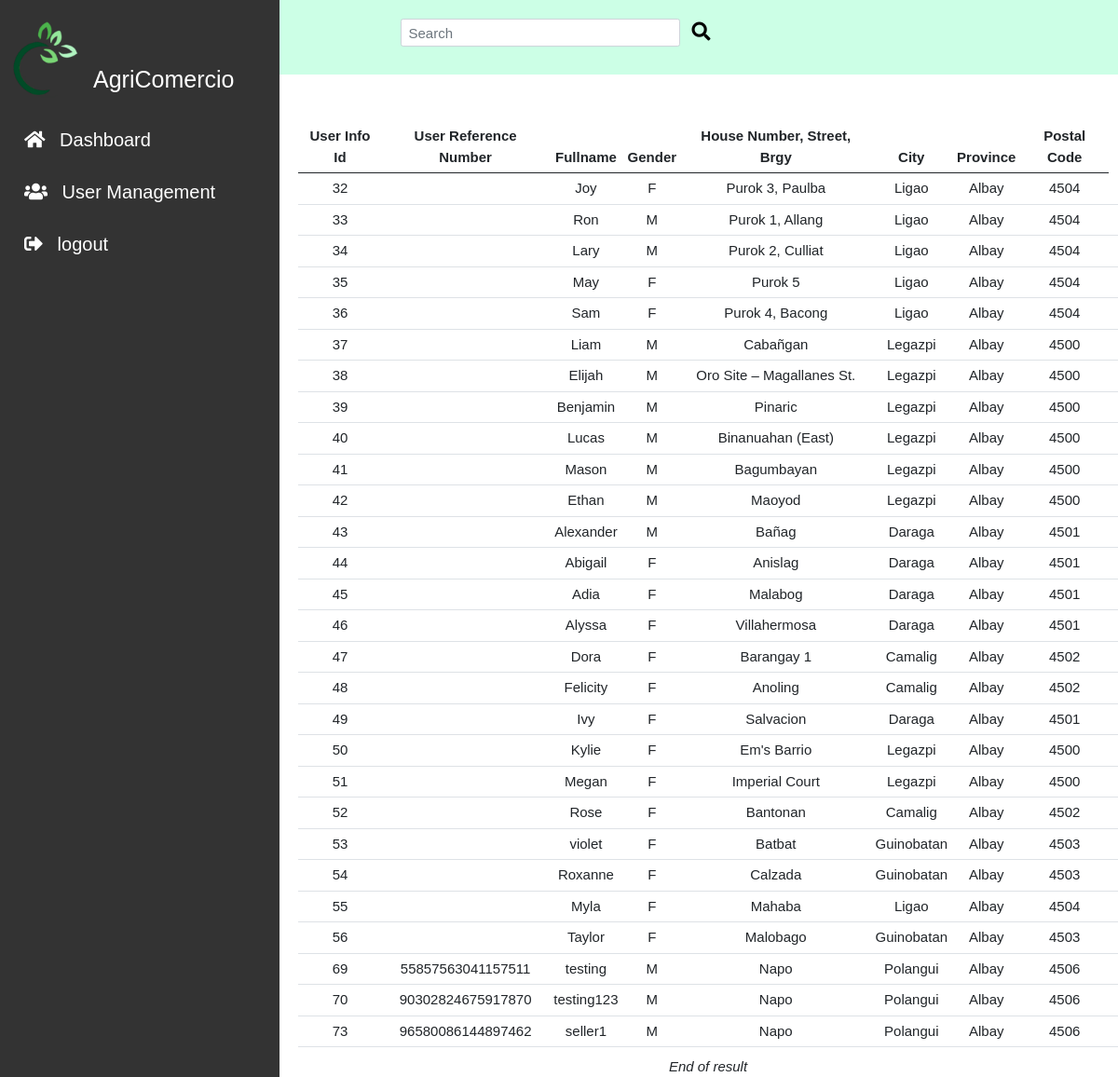
/admin/seller.php, run on the app's committed database.
### tables this page shows
CREATE TABLE `user_info` (
  `user_info_id` int(11) NOT NULL,
  `user_fullname` varchar(128) NOT NULL,
  `user_id` int(11) NOT NULL,
  `user_ref_num` varchar(64) NOT NULL,
  `gender` varchar(20) NOT NULL,
  `contact_details` int(20) NOT NULL,
  `house_no_street_brgy` varchar(128) NOT NULL,
  `city` varchar(128) NOT NULL,
  `province` varchar(128) NOT NULL,
  `postal_code` int(11) NOT NULL,
  `user_type` varchar(55) NOT NULL
);

### admin/seller.php (the view, shortened to what this page needs)
<!DOCTYPE html>
<?php
include_once ('../includes/db_conn.php');
$searchkey="";
?>
<!DOCTYPE html>
<html lang="en">
<head>
    <link rel="stylesheet" href="../css/bootstrap.min.css">
    <link rel="stylesheet" href="../css/style.css">
    <link rel="stylesheet" href="../css/fontawesome.css">
    <link rel="stylesheet" href="https://cdnjs.cloudflare.com/ajax/libs/font-awesome/5.15.2/css/all.min.css">
</head>
<body>
<header id="header">
<section id= "search">
        <div class = "container-fluid">
            <form action="seller.php" method="GET" class="d-flex">
                <input id="searchbar" name="searchkey" class="form-control me-2" type="search" placeholder="Search" aria-label="Search">
                <button class="btn btn-light" type="submit"><i class="fas fa-search"></i></button>
            </form>
        </div>
    </section>
</header>
<body>
<div class="sidenav">
  <div class="sidenav-title">
    <div class="sidenav_image">
      <img src="../img/logo1.png" alt=""width = "90px ">
      <h1>AgriComercio</h1>
    </div>
  </div>
  <a href="index.php"><i class="fas fa-home"></i> Dashboard</a>
  <a href="user.php"><i class="fas fa-users"></i> User Management</a>
  <a href="../logout.php"><i class="fas fa-sign-out-alt"></i> logout </a>
</div>
<main>
        <div class="main__container">
          <div class="container_fluid">
          <div class="row" id="contentPanel">
              <div class="col-12">
              <?php
              if($searchkey == ""){
              $sql =" SELECT
              `user_info_id`,
              `user_ref_num`,
              `user_fullname`,
              `user_ref_num`,
              `gender`,
              `contact_details`,
              `house_no_street_brgy`,
              `city`,
                `province`,
                `postal_code`,
                `user_type`
              FROM `user_info`
              WHERE user_type = 'Seller';";
              $stmt=mysqli_stmt_init($conn);
              if (!mysqli_stmt_prepare($stmt, $sql)){
              echo "Statement Failed.";
              exit();
              }
            }
              mysqli_stmt_execute($stmt);
              $resultData = mysqli_stmt_get_result($stmt);
              $arr=array();
              while($row = mysqli_fetch_assoc($resultData)){
              array_push($arr,$row);
              }
              if(!empty($arr)){
                  echo "<table class='table'>";
                  echo "<thead>";
                  echo "<th> User Info Id </th>";
                  echo "<th> User Reference Number </th>";
                  echo "<th> Fullname</th>";
                  echo "<th> Gender </th>";
                  echo "<th> House Number, Street, Brgy </th>";
                  echo "<th> City </th>";
                  echo "<th> Province </th>";
                  echo "<th> Postal Code </th>";
                  echo "</thead>";
                  foreach($arr as $key => $val){
                  echo "<tr>";
                  echo "<td>" . $val ['user_info_id']         . "</td>";
                  echo "<td>" . $val ['user_ref_num']         . "</td>";
                  echo "<td>" . $val ['user_fullname']   . "</td>";
                  echo "<td>" . $val ['gender']          .  " </td> ";
                  echo "<td>" . $val ['house_no_street_brgy'] .  " </td>";
                  echo "<td>" . $val ['city'] .  " </td>";
                  echo "<td>" . $val ['province'] .  " </td>";
                  echo "<td>" . $val ['postal_code'] .  " </td>";
                  echo "<td>";
                  echo "</tr>";
                  }
                ?>
                  <?php
                  echo "</table>";
                  }
                  else{
                  echo "<h4> No Records Found.</h4>";
                  }
              ?>
                  <div
                  class='text-center'><em>End of result</em>
                  </div>
              </div>
              </div>
          </div>
      </main>
</body>
</html>

### css/style.css (style rules this page uses)
* { margin: 0; box-sizing: border-box; transition: all .1s linear; font-family: 'Exo 2', sans-serif ; }
html { font-size: 62.5%; scroll-behavior: smooth; }
body { overflow-x: hidden; }
#header { font-size: 1.5rem; font-weight: lighter; background-image:linear-gradient(#99ffcc,#ccffe6) ; }
#search { background:#ccffe6; width: 100vw; height: 10vh; }
#search form { padding: 2rem; justify-content: center; }
#search .form-control { width: 30rem; height: 3rem; font-size: 1.5rem; }
#search button { margin-top: -0.5rem; font-size: 2rem; background: transparent; border: none; }
main { margin-left: 30rem; padding: 0; }
.sidenav { height: 100%; width: 300px; position: fixed; z-index: 1; top: 0; left: 0; background-color:#333333; overflow-x: hidden; padding-top: 20px; }
.sidenav a { padding: 10px 8px 6px 16px; text-decoration: none; font-size: 2rem; color: #fff; display: block; font-weight: lighter; }
.sidenav i { margin: 1rem; color: white; }
.sidenav img { margin-bottom: 6rem; }
.sidenav h1 { color: white; margin-top: -10rem; margin-bottom: 2rem; margin-left: 10rem; }
.main__container { margin-top: 5rem; margin-left: 2rem; text-align: center; justify-content: center; }
.container_fluid .col-12 { font-size: 1.5rem; text-align-last: center; }
.text-center { text-align-last: center; }

### data on the page
user_info: user_info_id "32", user_fullname "Joy", gender "F", house_no_street_brgy "Purok 3, Paulba", city "Ligao", province "Albay", postal_code "4504"
user_info: user_info_id "33", user_fullname "Ron", gender "M", house_no_street_brgy "Purok 1, Allang", city "Ligao", province "Albay", postal_code "4504"
user_info: user_info_id "34", user_fullname "Lary", gender "M", house_no_street_brgy "Purok 2, Culliat", city "Ligao", province "Albay", postal_code "4504"
user_info: user_info_id "35", user_fullname "May", gender "F", house_no_street_brgy "Purok 5", city "Ligao", province "Albay", postal_code "4504"
user_info: user_info_id "36", user_fullname "Sam", gender "F", house_no_street_brgy "Purok 4, Bacong", city "Ligao", province "Albay", postal_code "4504"
user_info: user_info_id "37", user_fullname "Liam", gender "M", house_no_street_brgy "Cabañgan", city "Legazpi", province "Albay", postal_code "4500"
user_info: user_info_id "38", user_fullname "Elijah", gender "M", house_no_street_brgy "Oro Site – Magallanes St.", city "Legazpi", province "Albay", postal_code "4500"
user_info: user_info_id "39", user_fullname "Benjamin", gender "M", house_no_street_brgy "Pinaric", city "Legazpi", province "Albay", postal_code "4500"
user_info: user_info_id "40", user_fullname "Lucas", gender "M", house_no_street_brgy "Binanuahan (East)", city "Legazpi", province "Albay", postal_code "4500"
user_info: user_info_id "41", user_fullname "Mason", gender "M", house_no_street_brgy "Bagumbayan", city "Legazpi", province "Albay", postal_code "4500"
user_info: user_info_id "42", user_fullname "Ethan", gender "M", house_no_street_brgy "Maoyod", city "Legazpi", province "Albay", postal_code "4500"
user_info: user_info_id "43", user_fullname "Alexander", gender "M", house_no_street_brgy "Bañag", city "Daraga", province "Albay", postal_code "4501"
user_info: user_info_id "44", user_fullname "Abigail", gender "F", house_no_street_brgy "Anislag", city "Daraga", province "Albay", postal_code "4501"
user_info: user_info_id "45", user_fullname "Adia", gender "F", house_no_street_brgy "Malabog", city "Daraga", province "Albay", postal_code "4501"
user_info: user_info_id "46", user_fullname "Alyssa", gender "F", house_no_street_brgy "Villahermosa", city "Daraga", province "Albay", postal_code "4501"
user_info: user_info_id "47", user_fullname "Dora", gender "F", house_no_street_brgy "Barangay 1", city "Camalig", province "Albay", postal_code "4502"
user_info: user_info_id "48", user_fullname "Felicity", gender "F", house_no_street_brgy "Anoling", city "Camalig", province "Albay", postal_code "4502"
user_info: user_info_id "49", user_fullname "Ivy", gender "F", house_no_street_brgy "Salvacion", city "Daraga", province "Albay", postal_code "4501"
user_info: user_info_id "50", user_fullname "Kylie", gender "F", house_no_street_brgy "Em's Barrio", city "Legazpi", province "Albay", postal_code "4500"
user_info: user_info_id "51", user_fullname "Megan", gender "F", house_no_street_brgy "Imperial Court", city "Legazpi", province "Albay", postal_code "4500"
user_info: user_info_id "52", user_fullname "Rose", gender "F", house_no_street_brgy "Bantonan", city "Camalig", province "Albay", postal_code "4502"
user_info: user_info_id "53", user_fullname "violet", gender "F", house_no_street_brgy "Batbat", city "Guinobatan", province "Albay", postal_code "4503"
user_info: user_info_id "54", user_fullname "Roxanne", gender "F", house_no_street_brgy "Calzada", city "Guinobatan", province "Albay", postal_code "4503"
user_info: user_info_id "55", user_fullname "Myla", gender "F", house_no_street_brgy "Mahaba", city "Ligao", province "Albay", postal_code "4504"
user_info: user_info_id "56", user_fullname "Taylor", gender "F", house_no_street_brgy "Malobago", city "Guinobatan", province "Albay", postal_code "4503"
user_info: user_info_id "69", user_ref_num "55857563041157511", user_fullname "testing", gender "M", house_no_street_brgy "Napo", city "Polangui", province "Albay", postal_code "4506"
user_info: user_info_id "70", user_ref_num "90302824675917870", user_fullname "testing123", gender "M", house_no_street_brgy "Napo", city "Polangui", province "Albay", postal_code "4506"
user_info: user_info_id "73", user_ref_num "96580086144897462", user_fullname "seller1", gender "M", house_no_street_brgy "Napo", city "Polangui", province "Albay", postal_code "4506"
